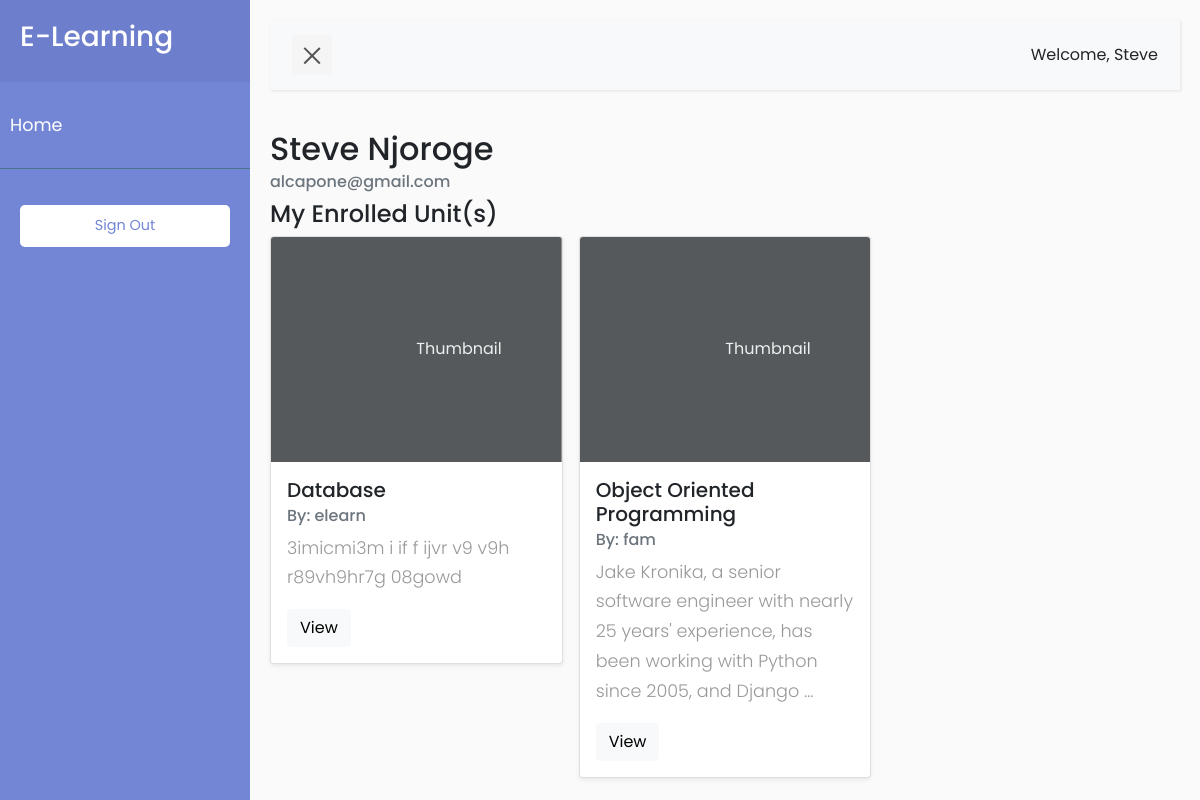
Before: /students/enrolled/ (signed in) with the older database file.
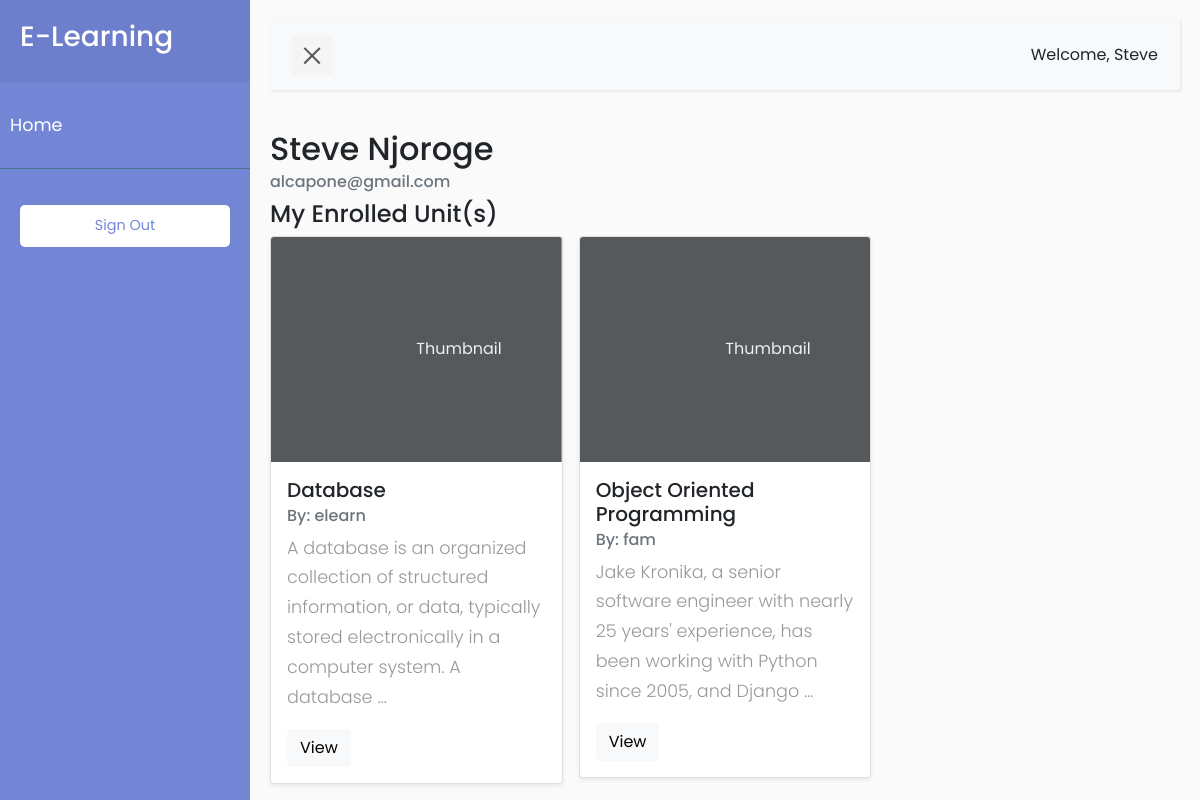
After: the same page with the newer database file.
### courses/models.py (models this page shows, shortened)
class Unit(models.Model):
    course = models.ForeignKey(Course, related_name='course', on_delete=models.CASCADE)
    year = models.ForeignKey(Semester, related_name='semester_units', on_delete=models.CASCADE)
    title = models.CharField(max_length=200)
    owner = models.ForeignKey(User, related_name='units_created', on_delete=models.CASCADE)
    slug = models.SlugField(unique=True)
    overview = models.TextField()
    created = models.DateTimeField(auto_now_add=True)
    students = models.ManyToManyField(User, related_name='course_joined', blank=True)  # enroll students to UNIT
    class Meta:
        ordering = ['-created']

### students/views.py (the view)
# urls.py: path('enrolled/', views.StudentUnitsListView.as_view(), name='view_enrolled_units'),
class StudentUnitsListView(ListView):
    model = Unit  # define model
    template_name = 'students/student/enrolled_units.html'  # path to template
    def get_queryset(self):
        qs = super().get_queryset()
        return qs.filter(students__in=[self.request.user])  # django lookup

### students/templates/students/student/enrolled_units.html (shortened to what this page needs)
{% extends 'base.html' %}
{% block content %}
    <h2>{{ request.user.first_name }} {{ user.last_name }}</h2>
    <h6 class="card-subtitle mb-2 text-muted">{{ user.email }}</h6>
    <h4>My Enrolled Unit(s)</h4>
    <div class="row row-cols-1 row-cols-sm-2 row-cols-md-3 g-3">
        {% for units in object_list %}
            <div class="col">
              <div class="card shadow-sm">
                <svg class="bd-placeholder-img card-img-top" width="100%" height="225" xmlns="http://www.w3.org/2000/svg" role="img" aria-label="Placeholder: Thumbnail" preserveAspectRatio="xMidYMid slice" focusable="false"><title>Placeholder</title><rect width="100%" height="100%" fill="#55595c"/><text x="50%" y="50%" fill="#eceeef" dy=".3em">Thumbnail</text></svg>
                <div class="card-body">
                    <h5 class="card-title">{{ units.title }}</h5>
                    <h6 class="card-subtitle mb-2 text-muted">By: {{ units.owner}}</h6>
                  <p class="card-text">{{ units.overview | truncatewords:20}}</p>
                  <div class="d-flex justify-content-between align-items-center">
                    <div class="btn-group">
                      <a class="btn btn-light" href="{% url 'list_topics_view' units.pk %}" role="button">View</a>
                    </div>
                  </div>
                </div>
              </div>
            </div>
        {% empty%}
            <h4>You haven't Enrolled Yet!!</h4>
        {% endfor %}
    </div>
{% endblock %}

Changed rows visible on the page:
changed Unit "Database": overview "3imicmi3m i if f ijvr v9 v9h r89vh9hr7g 08gowd" → "A database is an organized collection of structured information, or data, typically stored electronically in a computer system. A database …"
